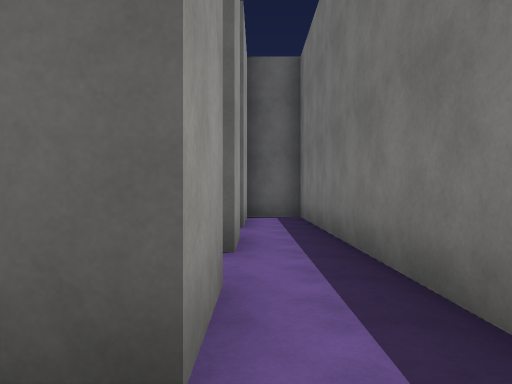
View 1 (above)

15 first-person views from a walk through a scene from a Unity 3-D project. The camera is 1.4 m above the floor, looks level and sees 70° across. The floor is counted in squares, 2 m on a side. Each view is taken from the middle of a square. On the plan, view 1 faces up. The plan holds only what a view shows up to about 11 squares ahead; the rest is blank. Surface patterns are stand-ins for the level's own textures.

View 2
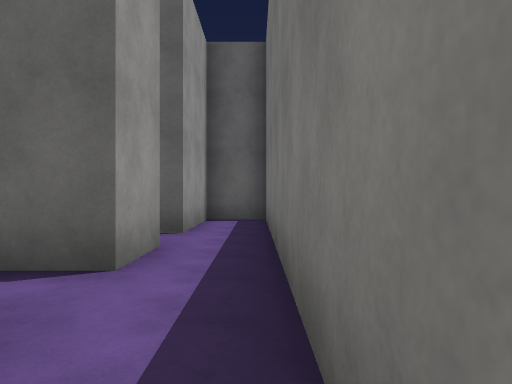

View 3
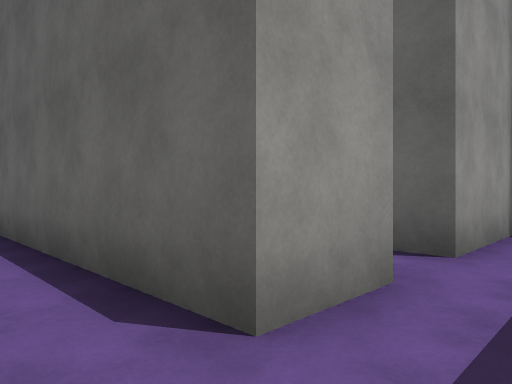

View 4
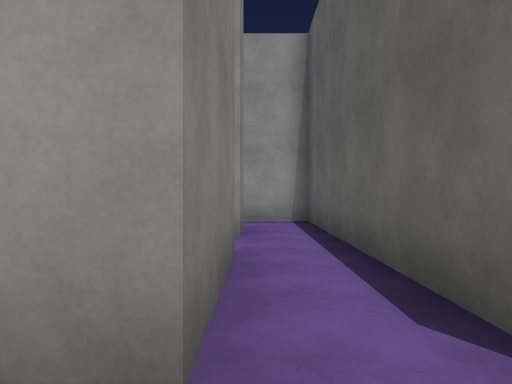

View 5
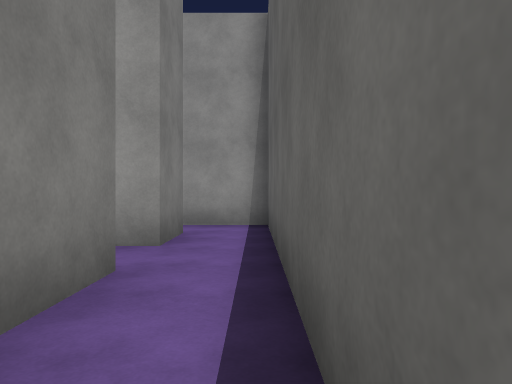

View 6
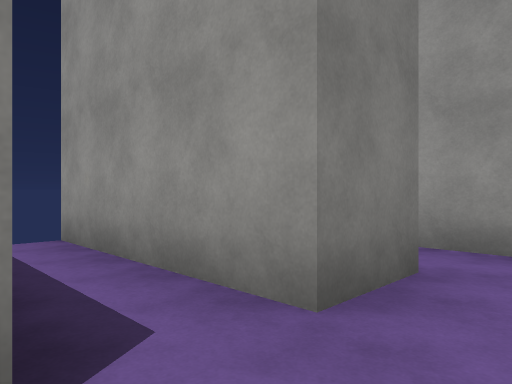

View 7
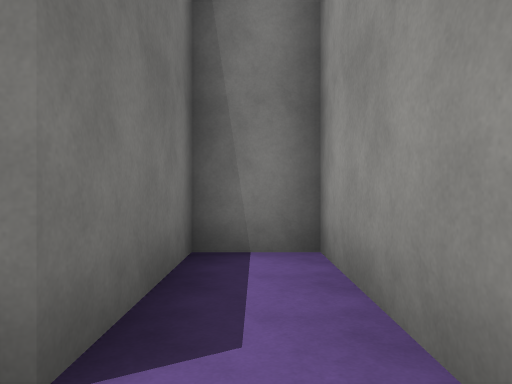

View 8
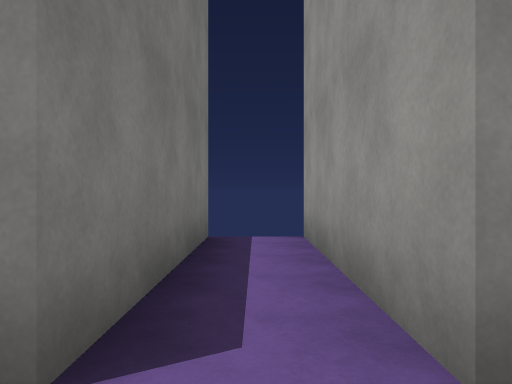

View 9
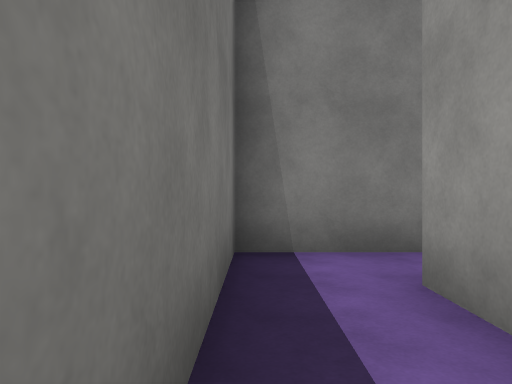

View 10
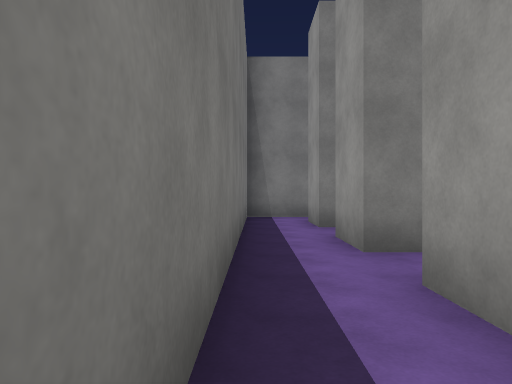

View 11
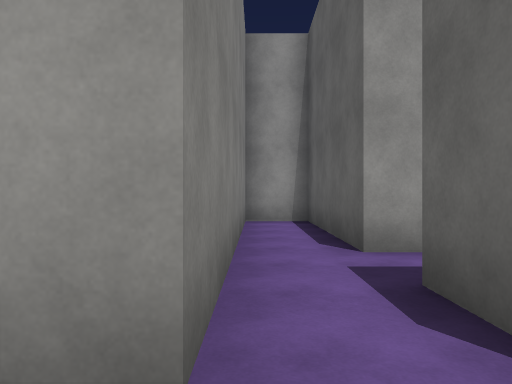

View 12
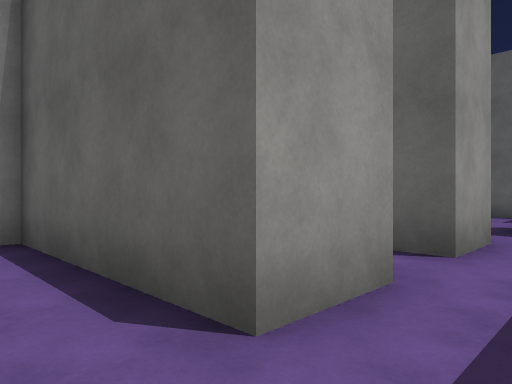

View 13
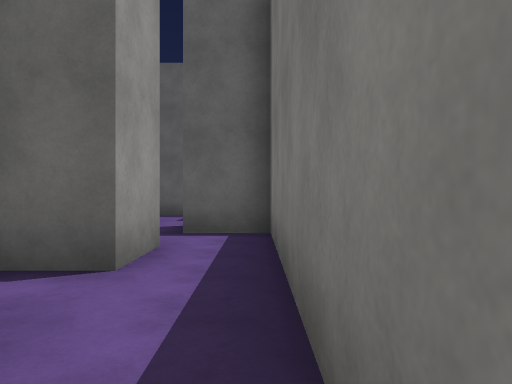

View 14
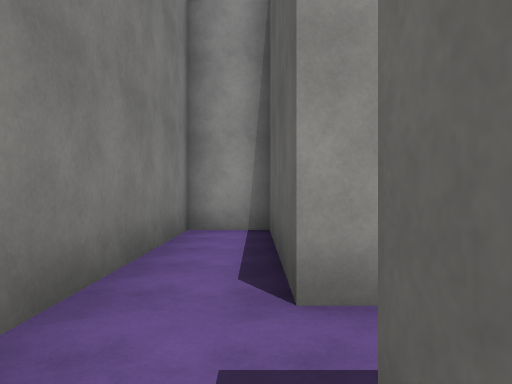

View 15
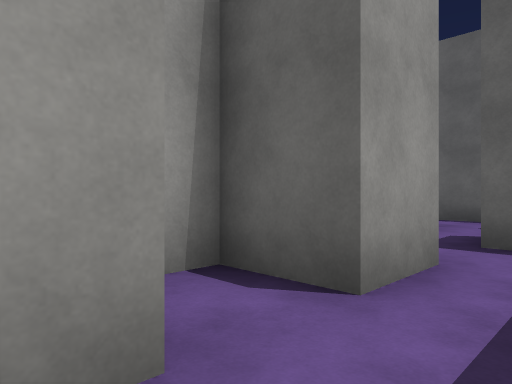

### Floor plan
Ten units are one square. View 1 is at (0, 0); x grows to the right and y downward. Boxes are objects, and circles mark ways between rooms. Rooms are numbered by the first view taken in them; rooms with no view inside come last. Other rooms are left out.
<svg viewBox="-83 -145 101 168">
<path fill="none" stroke="#000" d="M-2 -58 -2 -43 -46 -43M-10 3 13 3 13 -56M-48 -28 -48 18M-33 18 -33 -28 -2 -28 -2 -12 -9 -12M-46 -43 -78 -43 -78 3 -63 3 -63 -28 -48 -28M13 -56 13 -103 -2 -103 -2 -73M-32 -88 -32 -73 -78 -73 -78 -58 -2 -58M-32 -118 -32 -103 -48 -103 -48 -96M-2 -73 -17 -73 -17 -133 -32 -133"/>
<circle cx="-55" cy="-35" r="3" fill="#2a7"/>
<circle cx="5" cy="-50" r="3" fill="#2a7"/>
<circle cx="-10" cy="-65" r="3" fill="#2a7"/>
<text x="-10" y="-30">1</text>
<text x="-60" y="-30">2</text>
<text x="0" y="-80">3</text>
<text x="-30" y="-90">4</text>
</svg>
Room 1 opens to room 2. Room 1 opens to room 3. Room 3 opens to room 4.

Where each view was taken, in squares from view 1:
view 1: 0 up, 0 right, facing up
view 2: 1 up, 1 right, facing up
view 3: 3 up, 1 right, facing up-left
view 4: 3 up, 1 right, facing left
view 5: 4 up, 0 right, facing left
view 6: 4 up, 3 left, facing down-left
view 7: 4 up, 7 left, facing down
view 8: 4 up, 4 left, facing down
view 9: 4 up, 1 right, facing down
view 10: 10 up, 1 right, facing down
view 11: 6 up, 1 right, facing left
view 12: 6 up, 2 left, facing up-left
view 13: 7 up, 2 left, facing up
view 14: 7 up, 1 left, facing left
view 15: 8 up, 2 left, facing up-left
